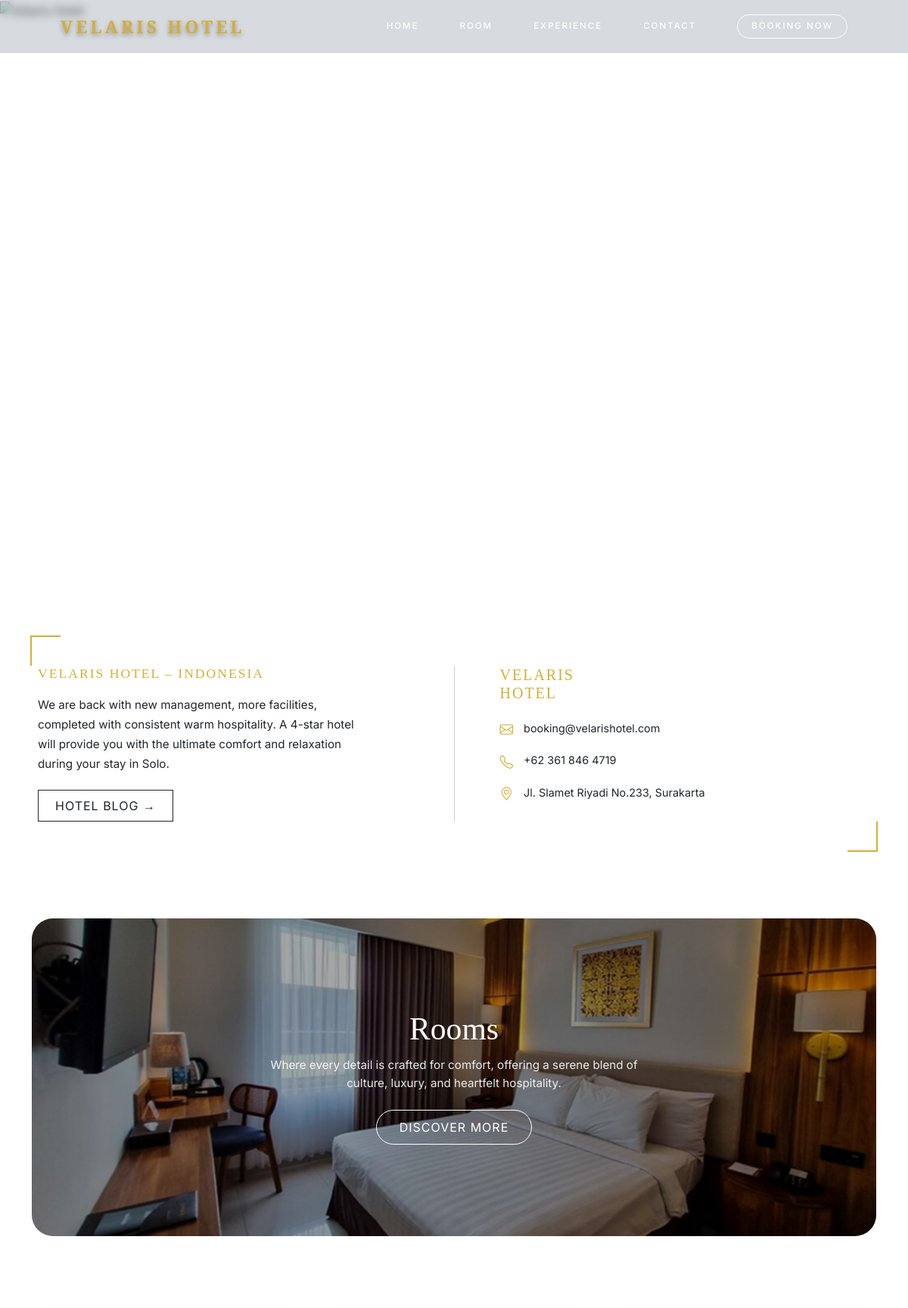
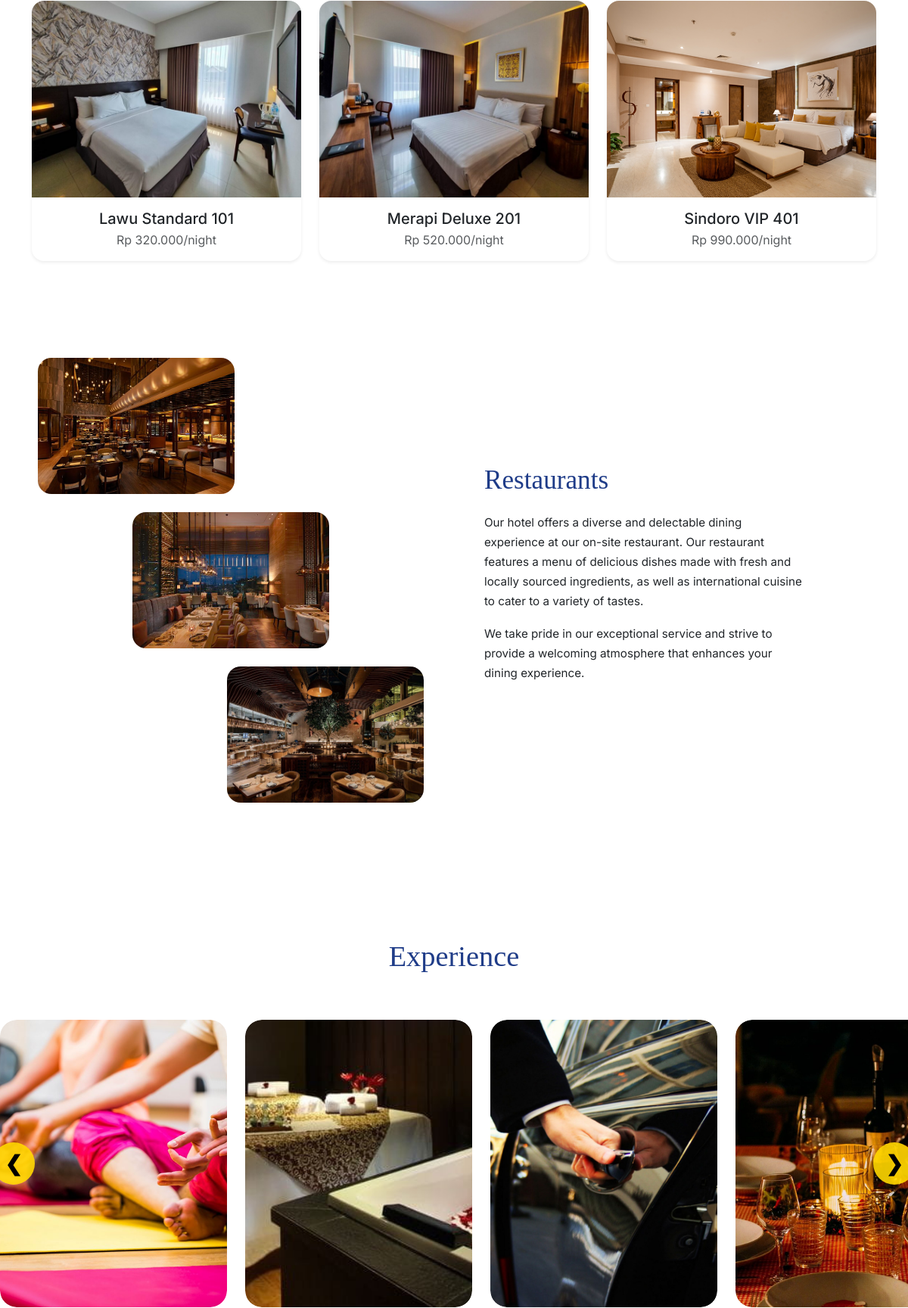
The page / (upper part) on the database its author committed (2 pictures, top to bottom).
### tables this page shows
CREATE TABLE `kamar` (
  `id_kamar` int(11) NOT NULL,
  `nama_kamar` varchar(100) NOT NULL,
  `tipe_kamar` varchar(50) NOT NULL,
  `harga` decimal(10,2) NOT NULL,
  `deskripsi` text DEFAULT NULL,
  `foto_kamar` varchar(255) DEFAULT NULL,
  `stok` int(11) NOT NULL DEFAULT 0
);

CREATE TABLE `experiences` (
  `id_experience` int(11) NOT NULL,
  `nama_aktivitas` varchar(100) NOT NULL,
  `deskripsi` text DEFAULT NULL,
  `harga` decimal(10,2) NOT NULL DEFAULT 0.00,
  `foto` varchar(255) DEFAULT NULL
);

### config/database.php (called while the page is built, shortened)
<?php
class Koneksi {
    private $host = "127.0.0.1";
    private $user = "root";
    private $pass = "";
    private $db   = "db_velarishotel";
    private $port = 3306;
    function getKoneksi() {
        $this->conn = mysqli_connect(
            $this->host,
            $this->user,
            $this->pass,
            $this->db,
            $this->port
        );
        mysqli_set_charset($this->conn, "utf8mb4");
        return $this->conn;
    }
}
$database = new Koneksi();
$conn = $database->getKoneksi();
function query($sql) {
    global $conn;
    $result = mysqli_query($conn, $sql);
    return $result;
}
function fetch_all($sql) {
    $result = query($sql);
    $data = [];
    if ($result && mysqli_num_rows($result) > 0) {
        while ($row = mysqli_fetch_assoc($result)) {
            $data[] = $row;
        }
    }
    return $data;
}
?>

### config/functions.php (called while the page is built, shortened)
<?php
function format_rupiah($angka) {
    return 'Rp ' . number_format($angka, 0, ',', '.');
}
?>

### index.php (the view, shortened to what this page needs)
<?php
require_once 'config/database.php';
require_once 'config/functions.php';
require_once 'components/header.php';
?>
<link href="https://cdn.jsdelivr.net/npm/bootstrap-icons/font/bootstrap-icons.css" rel="stylesheet">
<section style="
    height:100vh;
    position:relative;
">
    <img src="uploads/velaris_hotel.png" alt="Velaris Hotel"
         style="
            width:100%;
            height:100%;
            object-fit:cover;
         ">
</section>
<section class="about-wrap">
    <div class="about-box">
        <div class="about-left">
            <h4>VELARIS HOTEL – INDONESIA</h4>
            <p>
                We are back with new management, more facilities,
                completed with consistent warm hospitality.
                A 4-star hotel will provide you with the ultimate
                comfort and relaxation during your stay in Solo.
            </p>
            <a href="#" class="btn btn-outline-dark">
                HOTEL BLOG →
            </a>
        </div>
        <div class="about-right">
            <h5>VELARIS<br>HOTEL</h5>
            <ul class="about-info">
                <li>
                    <i class="bi bi-envelope"></i>
                    booking@velarishotel.com
                </li>
                <li>
                    <i class="bi bi-telephone"></i>
                    +62 361 846 4719
                </li>
                <li>
                    <i class="bi bi-geo-alt"></i>
                    Jl. Slamet Riyadi No.233, Surakarta
                </li>
            </ul>
        </div>
    </div>
</section>
<section class="container py-5">
    <div class="room-hero">
        <img src="uploads/kamar/RWKA1W7pZuAgCYb9X9GD.png" alt="Rooms">
        <div class="room-overlay">
            <h2>Rooms</h2>
            <p>
                Where every detail is crafted for comfort,
                offering a serene blend of culture, luxury,
                and heartfelt hospitality.
            </p>
            <a href="booking.php">DISCOVER MORE</a>
        </div>
    </div>
</section>
<section id="rooms-card" class="container pb-5">
    <div class="row g-4 justify-content-center">
    <?php
$rooms = fetch_all("SELECT * FROM kamar LIMIT 3");
foreach ($rooms as $r):
?>
    <div class="col-md-4">
        <div class="card room-card border-0 shadow-sm rounded-4 overflow-hidden">
            <img
                src="uploads/kamar/<?= htmlspecialchars($r['foto_kamar']) ?>"
                alt="<?= htmlspecialchars($r['nama_kamar']) ?>"
                style="height:260px;object-fit:cover"
            >
            <div class="card-body text-center">
                <h5 class="mb-1">
                    <?= htmlspecialchars($r['nama_kamar']) ?>
                </h5>
                <p class="text-muted mb-0">
                    <?= format_rupiah($r['harga']) ?>/night
                </p>
            </div>
        </div>
    </div>
<?php endforeach; ?>
    </div>
</section>
<section class="rest-section">
    <div class="rest-wrap">
        <div class="rest-images">
            <img src="uploads/restaurant1.jpg" alt="Restaurant">
            <img src="uploads/restaurant2.jpg" alt="Restaurant">
            <img src="uploads/restaurant3.jpg" alt="Restaurant">
        </div>
        <div class="rest-content">
            <h2>Restaurants</h2>
            <p>
                Our hotel offers a diverse and delectable dining
                experience at our on-site restaurant. Our restaurant
                features a menu of delicious dishes made with fresh
                and locally sourced ingredients, as well as international
                cuisine to cater to a variety of tastes.
            </p>
            <p>
                We take pride in our exceptional service and strive
                to provide a welcoming atmosphere that enhances
                your dining experience.
            </p>
        </div>
    </div>
</section>
<section id="experience" class="experience-section">
    <div class="experience-wrap">
        <h2 class="experience-title">Experience</h2>
        <?php
        $experiences = fetch_all("SELECT * FROM experiences ORDER BY id_experience ASC");
        ?>
        <div class="exp-slider-wrapper">
            <button class="exp-arrow left" id="expPrev">&#10094;</button>
            <div class="exp-slider" id="expSlider">
                <?php foreach ($experiences as $e): ?>
                    <div class="exp-slide">
                        <div class="exp-card">
                            <img
                                src="uploads/experiences/<?= htmlspecialchars($e['foto']) ?>"
                                alt="<?= htmlspecialchars($e['nama_aktivitas']) ?>"
                            >
                        </div>
                    </div>
                <?php endforeach; ?>
            </div>
            <button class="exp-arrow right" id="expNext">&#10095;</button>
        </div>
    </div>
</section>
<?php require_once 'components/footer.php'; ?>
<?php require_once 'components/footer.php'; ?>

### components/header.php (style rules this page uses)
:root { --gold:#d4af37; --header-h:70px; }
body { margin:0; font-family:'Inter',sans-serif; }

### index.php (style rules this page uses)
.about-wrap { position:relative; padding:80px 40px; }
.about-box { max-width:1100px; margin:auto; display:grid; grid-template-columns:1fr 1px 1fr; gap:60px; align-items:flex-start; }
.about-wrap::before, .about-wrap::after { content:''; position:absolute; width:40px; height:40px; border:2px solid #d4af37; }
.about-wrap::before { top:40px; left:40px; border-right:none; border-bottom:none; }
.about-wrap::after { bottom:40px; right:40px; border-left:none; border-top:none; }
.about-left h4 { font-family:'Cinzel',serif; color:#d4af37; letter-spacing:2px; font-size:1.1rem; margin-bottom:18px; }
.about-left p { max-width:420px; line-height:1.7; font-size:.95rem; margin-bottom:22px; }
.about-left .btn { border-radius:0; padding:8px 22px; letter-spacing:1px; }
.about-right h5 { font-family:'Cinzel',serif; color:#d4af37; letter-spacing:2px; margin-bottom:24px; }
.about-info { list-style:none; padding:0; }
.about-info li { display:flex; gap:14px; margin-bottom:16px; font-size:.9rem; }
.about-info i { color:#d4af37; font-size:1.1rem; }
.room-hero { position:relative; height:420px; border-radius:28px; overflow:hidden; margin-bottom:48px; }
.room-hero img { width:100%; height:100%; object-fit:cover; }
.room-overlay { position:absolute; inset:0; background:rgba(0,0,0,.35); display:flex; flex-direction:column; justify-content:center; align-items:center; text-align:center; color:#fff; padding:40px; }
.room-overlay h2 { font-family:'Playfair Display',serif; font-size:2.6rem; margin-bottom:10px; }
.room-overlay p { max-width:520px; font-size:.95rem; line-height:1.6; opacity:.9; margin-bottom:22px; }
.room-overlay a { padding:10px 30px; border:1px solid #fff; border-radius:30px; color:#fff; text-decoration:none; letter-spacing:1px; }
.room-card img { transition:.4s ease; }
.rest-section { padding:80px 0; }
.rest-wrap { max-width:1100px; margin:auto; display:grid; grid-template-columns:1fr 1fr; gap:80px; align-items:center; }
.rest-images { position:relative; display:flex; flex-direction:column; gap:24px; }
.rest-images img { width:260px; height:180px; object-fit:cover; border-radius:18px; }
.rest-images img:nth-child(1) { align-self:flex-start; }
.rest-images img:nth-child(2) { align-self:center; }
.rest-images img:nth-child(3) { align-self:flex-end; }
.rest-content h2 { font-family:'Playfair Display',serif; font-size:2.2rem; color:#1f3c88; margin-bottom:22px; }
.rest-content p { font-size:.95rem; line-height:1.7; max-width:420px; margin-bottom:18px; }
.experience-section { padding:100px 0; }
.experience-wrap { max-width:1200px; margin:auto; position:relative; }
.experience-title { text-align:center; font-family:'Cinzel',serif; font-size:2.4rem; color:#1f3c88; margin-bottom:60px; }
.exp-slider-wrapper { position:relative; overflow:hidden; }
.exp-slider { display:flex; gap:24px; transition:transform .5s ease; }
.exp-slide { flex:0 0 300px; }
.exp-slide img { width:100%; height:380px; object-fit:cover; border-radius:22px; }
.exp-arrow { position:absolute; top:50%; transform:translateY(-50%); width:56px; height:56px; border-radius:50%; background:rgba(255, 215, 0, 0.9); border:none; font-size:28px; font-weight:bold; cursor:pointer; z-index:10; color:#000; display:flex; align-items:center; justify-content:center; box-shadow:0 10px 30px rgba(0,0,0,.25); transition:.3s ease; }
.exp-arrow.left { left:-10px; }
.exp-arrow.right { right:-10px; }
.exp-card { position:relative; overflow:hidden; border-radius:22px; }

### rows shown on the page
kamar: foto_kamar (picture), nama_kamar "Lawu Standard 101", harga "Rp 320.000"
kamar: foto_kamar (picture), nama_kamar "Merapi Deluxe 201", harga "Rp 520.000"
kamar: foto_kamar (picture), nama_kamar "Sindoro VIP 401", harga "Rp 990.000"
experiences: foto (picture)
experiences: foto (picture)
experiences: foto (picture)
experiences: foto (picture)
